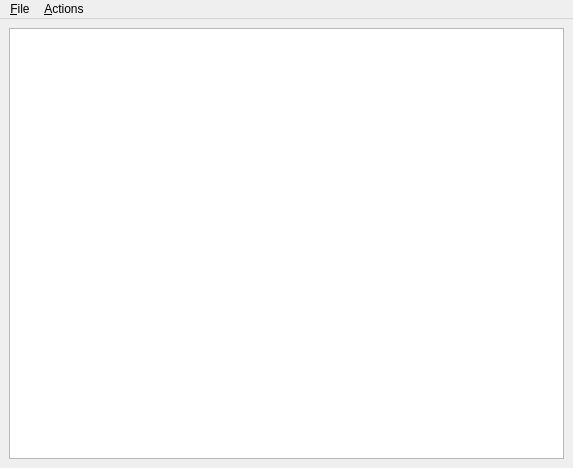
<?xml version="1.0" encoding="UTF-8"?>
<ui version="4.0">
 <class>MainWindow</class>
 <widget class="QMainWindow" name="MainWindow">
  <property name="geometry">
   <rect>
    <x>0</x>
    <y>0</y>
    <width>573</width>
    <height>468</height>
   </rect>
  </property>
  <property name="windowTitle">
   <string>Editable Tree Model</string>
  </property>
  <widget class="QWidget" name="centralwidget">
   <layout class="QVBoxLayout" name="verticalLayout">
    <item>
     <widget class="QTreeView" name="view"/>
    </item>
   </layout>
  </widget>
  <widget class="QMenuBar" name="menubar">
   <property name="geometry">
    <rect>
     <x>0</x>
     <y>0</y>
     <width>573</width>
     <height>21</height>
    </rect>
   </property>
   <widget class="QMenu" name="fileMenu">
    <property name="title">
     <string>&amp;File</string>
    </property>
    <addaction name="exitAction"/>
   </widget>
   <widget class="QMenu" name="actionsMenu">
    <property name="title">
     <string>&amp;Actions</string>
    </property>
    <addaction name="insertRowAction"/>
    <addaction name="removeRowAction"/>
    <addaction name="separator"/>
    <addaction name="insertChildAction"/>
    <addaction name="separator"/>
    <addaction name="moveRowUpAction"/>
    <addaction name="moveRowDownAction"/>
   </widget>
   <addaction name="fileMenu"/>
   <addaction name="actionsMenu"/>
  </widget>
  <action name="exitAction">
   <property name="text">
    <string>E&amp;xit</string>
   </property>
   <property name="shortcut">
    <string>Ctrl+Q</string>
   </property>
  </action>
  <action name="insertRowAction">
   <property name="text">
    <string>Insert Row</string>
   </property>
   <property name="shortcut">
    <string>Ctrl+I, R</string>
   </property>
  </action>
  <action name="removeRowAction">
   <property name="text">
    <string>Remove Row</string>
   </property>
   <property name="shortcut">
    <string>Ctrl+R, R</string>
   </property>
  </action>
  <action name="insertChildAction">
   <property name="text">
    <string>Insert Child</string>
   </property>
   <property name="shortcut">
    <string>Ctrl+N</string>
   </property>
  </action>
  <action name="moveRowUpAction">
   <property name="text">
    <string>Move Row Up</string>
   </property>
  </action>
  <action name="moveRowDownAction">
   <property name="text">
    <string>Move Row Down</string>
   </property>
  </action>
 </widget>
 <resources/>
 <connections/>
</ui>
